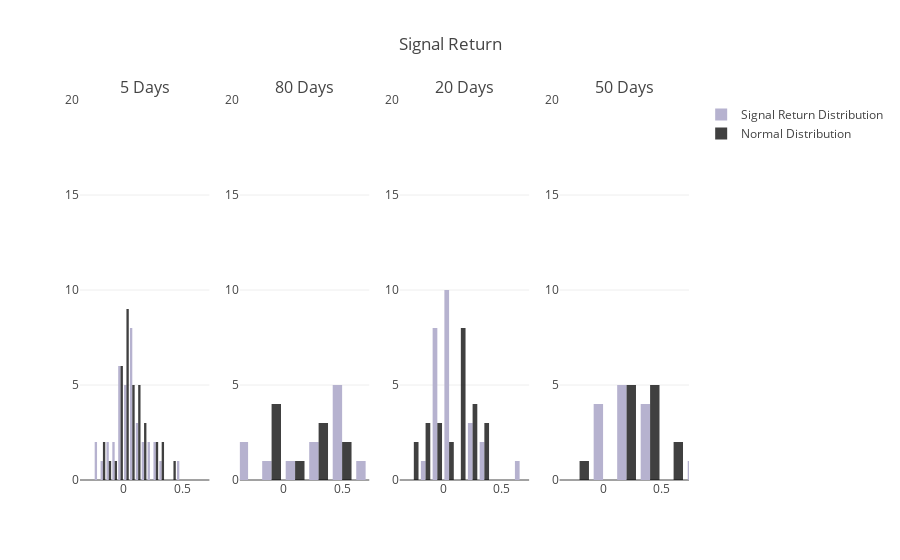

The notebook cell saved with this chart:
### Markdown cell above
## Outliers
You might have noticed the outliers in the 10 and 20 day histograms. To better visualize the outliers, let's compare the 5, 10, and 20 day signals returns to normal distributions with the same mean and deviation for each signal return distributions.

### Code cell
project_helper.plot_signal_to_normal_histograms(
    [signal_return_5, signal_return_80, signal_return_20, signal_return_50],
    'Signal Return',
    ('5 Days', '80 Days', '20 Days', '50 Days'))

### Figure 1 — Plotly figure (JSON) as saved in the notebook; plotly's stock layout.template omitted (floating-point values rounded to 4 significant figures)
{"data": [{"marker": {"color": "#B6B2CF"}, "name": "Signal Return Distribution", "showlegend": true, "type": "histogram", "x": [0.05414, -0.2013, -0.03223, 0.1029, 0.07278, 0.06094, 0.07819, 0.03652, -0.1584, -0.00947, -0.04355, 0.03183, -0.01808, 0.1958, 0.277, 0.4718, 0.05981, 0.1702, 0.02311, -0.09872, -0.07072, 0.05016, 0.2614, 0.1172, 0.3172, 0.07059, 0.02611, -0.03183, -0.1091, -0.02056, 0.2105, 0.01683, -0.1344, 0.0641, 0.2098, 0.1225, -0.2006], "xaxis": "x1", "yaxis": "y1"}, {"marker": {"color": "rgba(0, 0, 0, 0.75)"}, "name": "Normal Distribution", "showlegend": true, "type": "histogram", "x": [-0.05014, 0.04996, 0.3486, 0.2561, 0.1643, 0.01219, -0.005891, 0.03663, 0.08296, 0.1035, -0.04358, 0.1664, 0.08323, -0.1093, 0.005045, 0.01782, 0.1163, -0.005557, -0.01882, -0.04135, -0.1654, 0.0877, 0.02445, 0.3198, 0.1916, 0.1359, 0.02999, -0.04651, 0.08102, 0.08232, 0.1307, -0.1809, 0.03685, 0.4332, 0.1006, 0.2745, 0.0217], "xaxis": "x1", "yaxis": "y1"}, {"marker": {"color": "#B6B2CF"}, "name": "Signal Return Distribution", "showlegend": false, "type": "histogram", "x": [0.01189, 0.4546, 0.6871, 0.4645, 0.2038, 0.5871, 0.5845, 0.2275, 0.4034, -0.1086, -0.3699, -0.2636], "xaxis": "x2", "yaxis": "y2"}, {"marker": {"color": "rgba(0, 0, 0, 0.75)"}, "name": "Normal Distribution", "showlegend": false, "type": "histogram", "x": [-0.07583, 0.5302, -0.05343, 0.4641, -0.457, -0.1279, 0.3446, -0.1473, 0.2569, -0.4143, 0.3474, 0.04248], "xaxis": "x2", "yaxis": "y2"}, {"marker": {"color": "#B6B2CF"}, "name": "Signal Return Distribution", "showlegend": false, "type": "histogram", "x": [-0.0395, -0.1749, 0.06548, 0.03029, -0.08705, 0.008733, -0.04704, 0.05827, 0.6939, 0.2555, 0.07895, 0.04098, -0.007382, -0.08983, 0.3466, 0.223, 0.3298, 0.09805, 0.0218, 0.09329, -0.001174, 0.01461, -0.06117, 0.2385, -0.09768], "xaxis": "x3", "yaxis": "y3"}, {"marker": {"color": "rgba(0, 0, 0, 0.75)"}, "name": "Normal Distribution", "showlegend": false, "type": "histogram", "x": [0.1619, 0.1455, 0.3895, 0.3393, 0.2242, -0.2855, -0.07065, 0.3578, 0.1037, -0.1091, 0.2601, 0.1033, 0.1884, 0.2493, -0.03047, 0.1195, 0.1181, -0.1145, -0.1057, 0.03628, 0.1438, -0.03444, 0.09107, -0.2889, 0.253], "xaxis": "x3", "yaxis": "y3"}, {"marker": {"color": "#B6B2CF"}, "name": "Signal Return Distribution", "showlegend": false, "type": "histogram", "x": [-0.0808, 0.1544, 0.3117, 0.7309, 0.2937, 0.4396, 0.2476, 0.04597, 0.3905, 0.1188, 0.4099, 0.00165, 0.009097, 0.1566], "xaxis": "x4", "yaxis": "y4"}, {"marker": {"color": "rgba(0, 0, 0, 0.75)"}, "name": "Normal Distribution", "showlegend": false, "type": "histogram", "x": [0.3241, 0.3706, 0.2503, 0.5467, 0.2378, 0.496, 0.1657, 0.1427, 0.3644, 0.3557, 1.001, 0.2676, 0.5495, -0.122], "xaxis": "x4", "yaxis": "y4"}], "layout": {"annotations": [{"font": {"size": 16}, "showarrow": false, "text": "5 Days", "x": 0.1062, "xanchor": "center", "xref": "paper", "y": 1, "yanchor": "bottom", "yref": "paper"}, {"font": {"size": 16}, "showarrow": false, "text": "80 Days", "x": 0.3688, "xanchor": "center", "xref": "paper", "y": 1, "yanchor": "bottom", "yref": "paper"}, {"font": {"size": 16}, "showarrow": false, "text": "20 Days", "x": 0.6313, "xanchor": "center", "xref": "paper", "y": 1, "yanchor": "bottom", "yref": "paper"}, {"font": {"size": 16}, "showarrow": false, "text": "50 Days", "x": 0.8938, "xanchor": "center", "xref": "paper", "y": 1, "yanchor": "bottom", "yref": "paper"}], "title": "Signal Return", "xaxis1": {"anchor": "y1", "domain": [0, 0.2125], "range": [-0.3699, 0.7309]}, "xaxis2": {"anchor": "y2", "domain": [0.2625, 0.475], "range": [-0.3699, 0.7309]}, "xaxis3": {"anchor": "y3", "domain": [0.525, 0.7375], "range": [-0.3699, 0.7309]}, "xaxis4": {"anchor": "y4", "domain": [0.7875, 1], "range": [-0.3699, 0.7309]}, "yaxis1": {"anchor": "x1", "domain": [0, 1], "range": [0, 20]}, "yaxis2": {"anchor": "x2", "domain": [0, 1], "range": [0, 20]}, "yaxis3": {"anchor": "x3", "domain": [0, 1], "range": [0, 20]}, "yaxis4": {"anchor": "x4", "domain": [0, 1], "range": [0, 20]}}}
